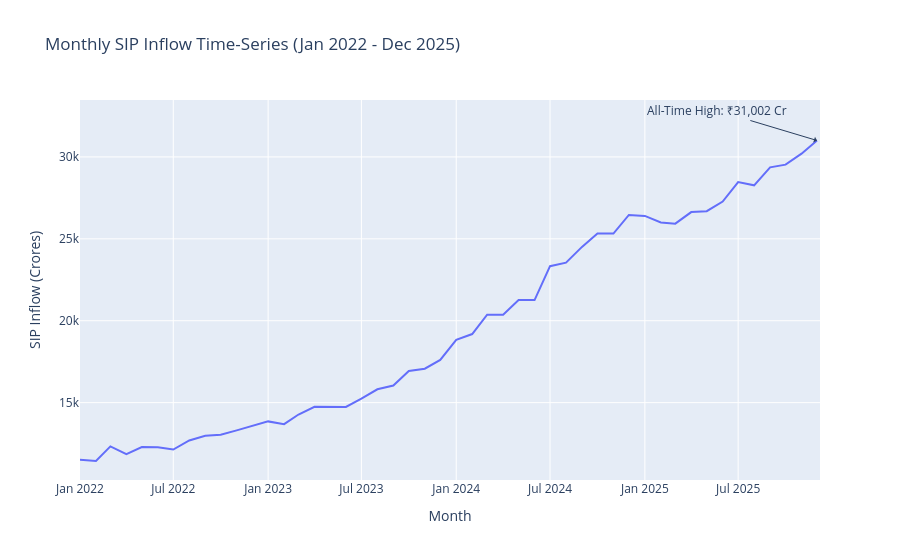

Write notebook code for a chart like this one.
### Code cell
# Chart 6: SIP Inflow Time-Series (Plotly)
query = """
SELECT month, sip_inflow_crore
FROM fact_sip_inflows
ORDER BY month
"""
sip_df = pd.read_sql_query(query, conn)
sip_df['date'] = pd.to_datetime(sip_df['month'] + '-01')

fig = px.line(sip_df, x='date', y='sip_inflow_crore', title='Monthly SIP Inflow Time-Series (Jan 2022 - Dec 2025)')

# Annotate all-time high of ₹31,002 Cr in Dec 2025
fig.add_annotation(
    x='2025-12-01',
    y=31002,
    text="All-Time High: ₹31,002 Cr",
    showarrow=True,
    arrowhead=1,
    ax=-100,
    ay=-30
)
fig.update_layout(xaxis_title='Month', yaxis_title='SIP Inflow (Crores)')
fig.show()

# Export to static PNG
print("Creating matplotlib plot for static PNG saving...")
plt.figure(figsize=(10, 6))
plt.plot(sip_df['date'], sip_df['sip_inflow_crore'], marker='o', color='darkblue')
plt.annotate('All-Time High: ₹31,002 Cr (Dec 2025)', xy=(pd.to_datetime('2025-12-01'), 31002), xytext=(pd.to_datetime('2024-01-01'), 28000),
             arrowprops=dict(facecolor='black', shrink=0.08, width=1, headwidth=6))
plt.title('Monthly SIP Inflow Time-Series (Jan 2022 - Dec 2025)')
plt.xlabel('Date')
plt.ylabel('SIP Inflow (Crores)')
plt.tight_layout()
plt.savefig(os.path.join(plots_dir, '06_sip_inflow_plotly.png'), dpi=150)
plt.close()

### Figure 1 — Plotly figure (JSON) as saved in the notebook; plotly's stock layout.template omitted (floating-point values rounded to 4 significant figures)
{"data": [{"hovertemplate": "date=%{x}<br>sip_inflow_crore=%{y}<extra></extra>", "legendgroup": "", "line": {"color": "#636efa", "dash": "solid"}, "marker": {"symbol": "circle"}, "mode": "lines", "name": "", "orientation": "v", "showlegend": false, "type": "scatter", "x": ["2022-01-01T00:00:00.000000", "2022-02-01T00:00:00.000000", "2022-03-01T00:00:00.000000", "2022-04-01T00:00:00.000000", "2022-05-01T00:00:00.000000", "2022-06-01T00:00:00.000000", "2022-07-01T00:00:00.000000", "2022-08-01T00:00:00.000000", "2022-09-01T00:00:00.000000", "2022-10-01T00:00:00.000000", "2022-11-01T00:00:00.000000", "2022-12-01T00:00:00.000000", "2023-01-01T00:00:00.000000", "2023-02-01T00:00:00.000000", "2023-03-01T00:00:00.000000", "2023-04-01T00:00:00.000000", "2023-05-01T00:00:00.000000", "2023-06-01T00:00:00.000000", "2023-07-01T00:00:00.000000", "2023-08-01T00:00:00.000000", "2023-09-01T00:00:00.000000", "2023-10-01T00:00:00.000000", "2023-11-01T00:00:00.000000", "2023-12-01T00:00:00.000000", "2024-01-01T00:00:00.000000", "2024-02-01T00:00:00.000000", "2024-03-01T00:00:00.000000", "2024-04-01T00:00:00.000000", "2024-05-01T00:00:00.000000", "2024-06-01T00:00:00.000000", "2024-07-01T00:00:00.000000", "2024-08-01T00:00:00.000000", "2024-09-01T00:00:00.000000", "2024-10-01T00:00:00.000000", "2024-11-01T00:00:00.000000", "2024-12-01T00:00:00.000000", "2025-01-01T00:00:00.000000", "2025-02-01T00:00:00.000000", "2025-03-01T00:00:00.000000", "2025-04-01T00:00:00.000000", "2025-05-01T00:00:00.000000", "2025-06-01T00:00:00.000000", "2025-07-01T00:00:00.000000", "2025-08-01T00:00:00.000000", "2025-09-01T00:00:00.000000", "2025-10-01T00:00:00.000000", "2025-11-01T00:00:00.000000", "2025-12-01T00:00:00.000000"], "xaxis": "x", "y": [11517, 11438, 12328, 11863, 12286, 12276, 12140, 12694, 12976, 13040, 13306, 13573, 13856, 13687, 14276, 14749, 14749, 14734, 15245, 15814, 16042, 16928, 17073, 17610, 18838, 19187, 20371, 20371, 21262, 21262, 23332, 23547, 24509, 25323, 25320, 26459, 26400, 25999, 25926, 26632, 26688, 27274, 28464, 28265, 29361, 29529, 30200, 31002], "yaxis": "y"}], "layout": {"annotations": [{"arrowhead": 1, "ax": -100, "ay": -30, "showarrow": true, "text": "All-Time High: ₹31,002 Cr", "x": "2025-12-01", "y": 31002}], "legend": {"tracegroupgap": 0}, "title": {"text": "Monthly SIP Inflow Time-Series (Jan 2022 - Dec 2025)"}, "xaxis": {"anchor": "y", "domain": [0.0, 1.0], "title": {"text": "Month"}}, "yaxis": {"anchor": "x", "domain": [0.0, 1.0], "title": {"text": "SIP Inflow (Crores)"}}}}
